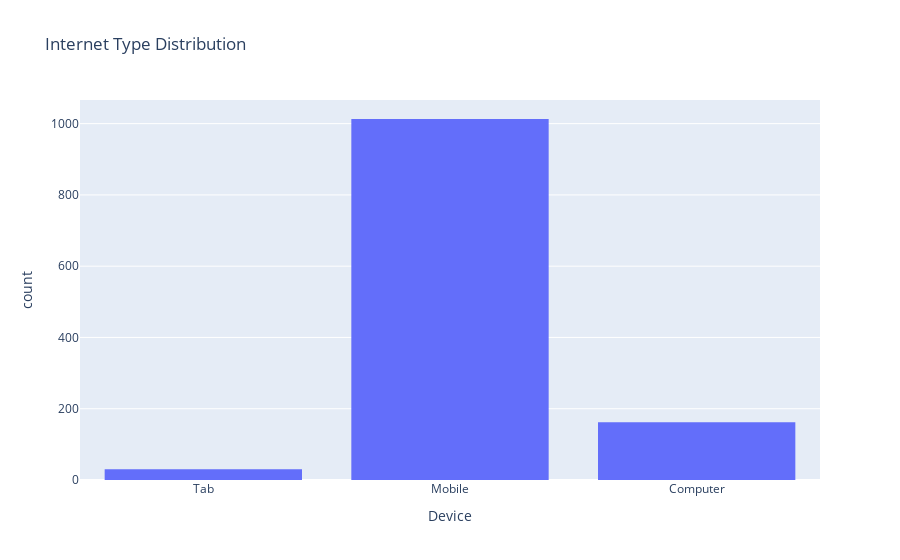

Notebook code for this chart:
### Code cell
# Visualize the type of devices the students have access to 
fig = px.histogram(df, x='Device', title="Internet Type Distribution")
fig.show()

### Figure 1 — Plotly figure (JSON) as saved in the notebook; plotly's stock layout.template omitted (floating-point values rounded to 4 significant figures; data arrays with more than 128 entries replaced by an {"elided": "..."} marker saying what was removed)
{"data": [{"alignmentgroup": "True", "bingroup": "x", "hovertemplate": "Device=%{x}<br>count=%{y}<extra></extra>", "legendgroup": "", "marker": {"color": "#636efa", "pattern": {"shape": ""}}, "name": "", "offsetgroup": "", "orientation": "v", "showlegend": false, "type": "histogram", "x": {"elided": "1205 str values"}, "xaxis": "x", "yaxis": "y"}], "layout": {"barmode": "relative", "legend": {"tracegroupgap": 0}, "title": {"text": "Internet Type Distribution"}, "xaxis": {"anchor": "y", "domain": [0, 1], "title": {"text": "Device"}}, "yaxis": {"anchor": "x", "domain": [0, 1], "title": {"text": "count"}}}}
